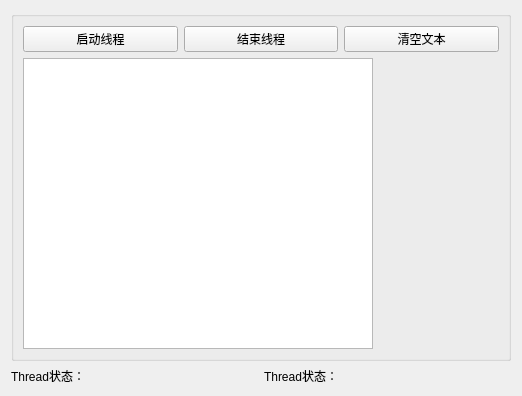
<?xml version="1.0" encoding="UTF-8"?>
<ui version="4.0">
 <class>Widget</class>
 <widget class="QWidget" name="Widget">
  <property name="geometry">
   <rect>
    <x>0</x>
    <y>0</y>
    <width>522</width>
    <height>396</height>
   </rect>
  </property>
  <property name="windowTitle">
   <string>掷色子</string>
  </property>
  <layout class="QVBoxLayout" name="verticalLayout_2">
   <item>
    <widget class="QGroupBox" name="groupBox">
     <property name="title">
      <string/>
     </property>
     <layout class="QVBoxLayout" name="verticalLayout">
      <item>
       <layout class="QHBoxLayout" name="horizontalLayout">
        <item>
         <widget class="QPushButton" name="btnStartThread">
          <property name="text">
           <string>启动线程</string>
          </property>
         </widget>
        </item>
        <item>
         <widget class="QPushButton" name="btnStopThread">
          <property name="text">
           <string>结束线程</string>
          </property>
         </widget>
        </item>
        <item>
         <widget class="QPushButton" name="btnClear">
          <property name="text">
           <string>清空文本</string>
          </property>
         </widget>
        </item>
       </layout>
      </item>
      <item>
       <layout class="QHBoxLayout" name="horizontalLayout_2">
        <item>
         <widget class="QPlainTextEdit" name="plainTextEdit"/>
        </item>
        <item>
         <widget class="QLabel" name="labPic">
          <property name="minimumSize">
           <size>
            <width>120</width>
            <height>0</height>
           </size>
          </property>
          <property name="text">
           <string/>
          </property>
          <property name="pixmap">
           <pixmap resource="res.qrc">:/images/images/d0.jpg</pixmap>
          </property>
         </widget>
        </item>
       </layout>
      </item>
     </layout>
    </widget>
   </item>
   <item>
    <layout class="QHBoxLayout" name="horizontalLayout_3">
     <item>
      <widget class="QLabel" name="LabA">
       <property name="text">
        <string>Thread状态：</string>
       </property>
      </widget>
     </item>
     <item>
      <widget class="QLabel" name="LabB">
       <property name="text">
        <string>Thread状态：</string>
       </property>
      </widget>
     </item>
    </layout>
   </item>
  </layout>
 </widget>
 <resources>
  <include location="res.qrc"/>
 </resources>
 <connections/>
</ui>
